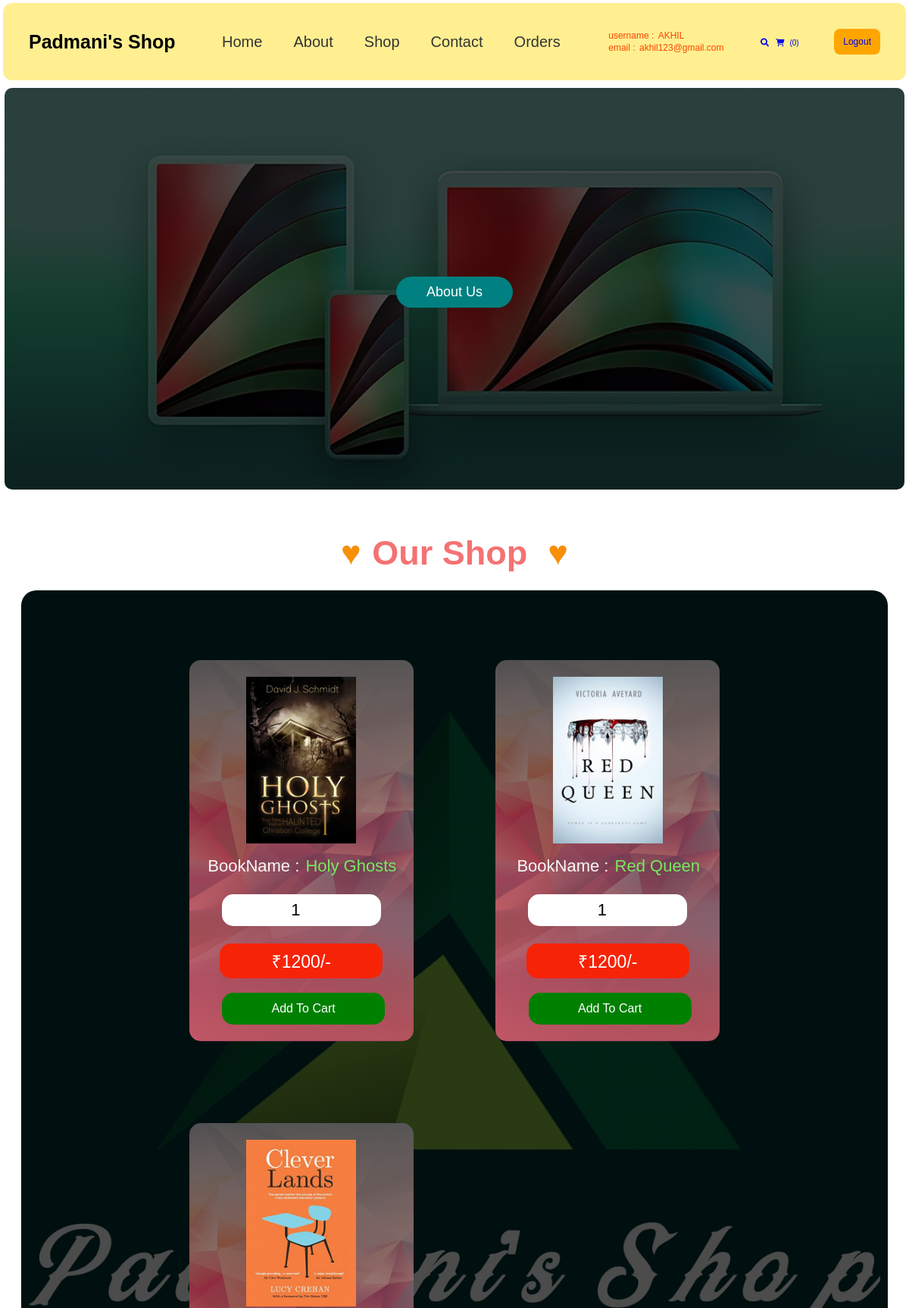
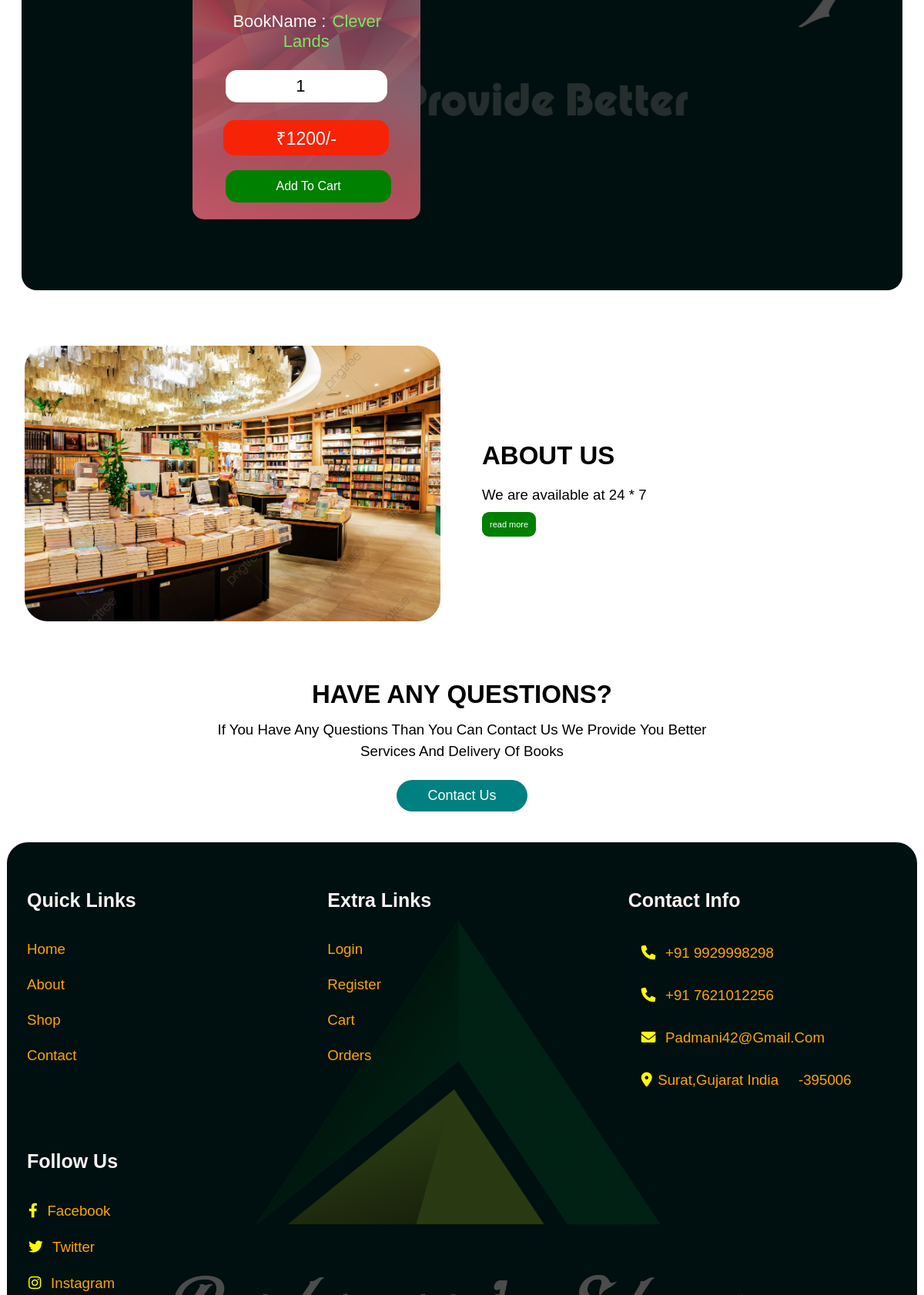
Page /home.php (signed in, upper part) on the committed database (2 pictures, top to bottom).
### tables this page shows
CREATE TABLE `books` (
  `id` int(100) NOT NULL,
  `name` varchar(100) NOT NULL,
  `price` int(100) NOT NULL,
  `image` varchar(100) NOT NULL
);

### home.php (the view, shortened to what this page needs)
<?php
include 'dbcon.php';
?>
<!DOCTYPE html>
<html lang="en">
<head>
    <link rel="stylesheet" href="https://cdnjs.cloudflare.com/ajax/libs/font-awesome/6.0.0/css/all.min.css">
   <link rel="stylesheet" href="home.css">
</head>
<body>
<?php include 'header.php'; ?>
<section class="home">
<div class="content">
   <a href="about.php" class="white-btn">about Us</a>
</div>
</section>
<section class="products">
<div class="heading3">
   <h1><span>&hearts;</span>&nbsp;Our Shop&nbsp; <span>&hearts;</span></h1>
</div>
   <div class="box-container">
      <?php
         $select_products = mysqli_query($conn, "SELECT * FROM `books`") or die('query failed');
         if(mysqli_num_rows($select_products) > 0){
            while($fetch_products = mysqli_fetch_assoc($select_products)){
      ?>
     <form action="" method="post" class="box">
      <img class="image" src="uploaded_img/<?php echo $fetch_products['image']; ?>" alt="">
      <div class="name"><span> BookName : </span><?php echo $fetch_products['name']; ?></div>
      <input type="number" min="1" name="product_quantity" value="1" class="qty">
      <div class="price">&#8377;<?php echo $fetch_products['price']; ?>/-</div>
      <input type="submit" value="add to cart" name="add_to_cart" class="btn" style=" margin-left:3%;">
     </form>
      <?php
         }
      }else{
         echo '<p class="empty">no products added yet!</p>';
      }
      ?>
   </div>
</section>
<section class="about">
<div class="flex">
   <div class="image">
      <img src="images/bgm.jpg" alt="">
   </div>
   <div class="content">
      <h3>about us</h3>
      <p>We are available at 24 * 7</p>
      <a href="about.php" class="btn">read more</a>
   </div>
</div>
</section>
<section class="home-contact">
<div class="content">
   <h3>have any questions?</h3>
   <p>If you have any questions than You Can contact us we provide you better services and delivery of books</p>
   <a href="contact.php" class="white-btn">Contact us</a>
</div>
</section>
<?php include 'footer.php'; ?>
</body>
</html>

### home.css (style rules this page uses)
* { font-family: 'Rubik', sans-serif; margin:0; padding:0; box-sizing: border-box; outline: none; border:none; text-decoration: none; transition:all .2s linear; }
html { font-size: 62.5%; overflow-x: hidden; }
section { padding:3rem 2rem; }
.white-btn { display: inline-block; margin-top: 10px; padding:10px 40px; cursor: pointer; color:white; font-size: 18px; border-radius: 5rem; text-transform: capitalize; }
.white-btn { background-color: teal; }
.home { margin-top: 10px; min-height: 530px; background:linear-gradient(rgba(0,0,0,.7), rgba(0,0,0,.7)), url( images/home-about.webp) no-repeat; background-size: cover; background-position: center; display: flex; align-items: center; justify-content: center; border-radius: 10px; }
.home .content { text-align: center; width: 60rem; }
.products .box-container { max-width: 1400px; margin:0 auto; display:grid; grid-template-columns: repeat(auto-fit, 300px); align-items: flex-start; gap:9.5rem; justify-content: center; background: linear-gradient(rgba(0,0,0,.7),rgba(0,0,0,.7)),url(images/Login3.jpg) no-repeat; background-position: center; background-size: cover; padding: 90px; border-radius: 20px; }
.heading3 { text-transform: capitalize; text-align: center; font-size: 30px; padding: 12px; color: rgb(245, 114, 114); margin: 9px; }
.heading3 span { color: rgb(247, 143, 8); font-size: 45px; }
.products .box-container .box { border-radius: 15px; background: linear-gradient(rgba(14, 12, 12, 0.7),rgba(240, 117, 101, 0.7)),url(images/about-author.jpg) no-repeat; background-position: center; background-size: cover; padding:20px; text-align: center; position: relative; }
.products .box-container .box .image { height: 20rem; }
.products .box-container .box .name { padding:1rem 0; font-size: 2rem; color:rgb(119, 233, 97); text-transform: capitalize; }
.products .box-container .box .name span { padding:0.8rem 0; font-size: 2rem; color:rgb(250, 248, 248); }
.products .box-container .box .qty { width: 18%; padding:8px; border-radius: 15px; width: 210px; margin:1rem 0; font-size: 2rem; text-align: center; }
.products .box-container .box .price { margin-top: 12px; left:80px; border-radius: 15px; padding:7px; font-size: 23px; color:rgb(255, 255, 255); background-color: rgb(247, 35, 7); margin-left: 8%; margin-right: 8%; }
.products .box-container .box .btn { background-color:green; color: white; width: 215px; padding: 12px; margin-top: 6.5%; border-radius: 15px; text-transform: capitalize; font-size: 16px; }
.about .flex { max-width: 1200px; margin:0 auto; display: flex; align-items: center; flex-wrap: wrap; }
.about .flex .image { flex:1 1 40rem; }
.about .flex .image img { width: 95%; height: 100%; border-radius: 30px; }
.about .flex .content { flex:1 1 40rem; padding:2rem; background-color: var(--light-bg); }
.about .flex .content h3 { font-size: 3rem; color:var(--black); text-transform: uppercase; }
.about .flex .content p { padding:1rem 0; line-height: 2; font-size: 1.7rem; color:var(--light-color); }
.home-contact { background-color: var(--black); }
.home-contact .content { max-width: 60rem; text-align: center; margin:0 auto; }
.home-contact .content h3 { font-size: 3rem; text-transform: uppercase; color:var(--white); }
.home-contact .content p { padding:1rem 0; line-height: 1.5; text-transform: capitalize; font-size: 1.7rem; }
.btn { background-color: green; color: white; padding: 10px; border-radius: 9px; }

### admin_header.css (style rules this page uses)
* { font-family: 'Rubik', sans-serif; margin:0; padding:0; box-sizing: border-box; outline: none; border:none; text-decoration: none; }
html { font-size: 62.5%; overflow-x: hidden; }

### footer.css (style rules this page uses)
* { font-family: 'Rubik', sans-serif; margin:2px; padding:0px; box-sizing: border-box; outline: none; border:none; text-decoration: none; }
html { font-size: 11px; }

### rows in the picture
books: image (picture), name "Holy Ghosts", price "1200"
books: image (picture), name "Red Queen", price "1200"
books: image (picture), name "Clever Lands", price "1200"

### other values in the picture
$_SESSION['user_name'] "AKHIL"
$_SESSION['user_email'] "akhil123@gmail.com"
$cart_rows_number "0"
